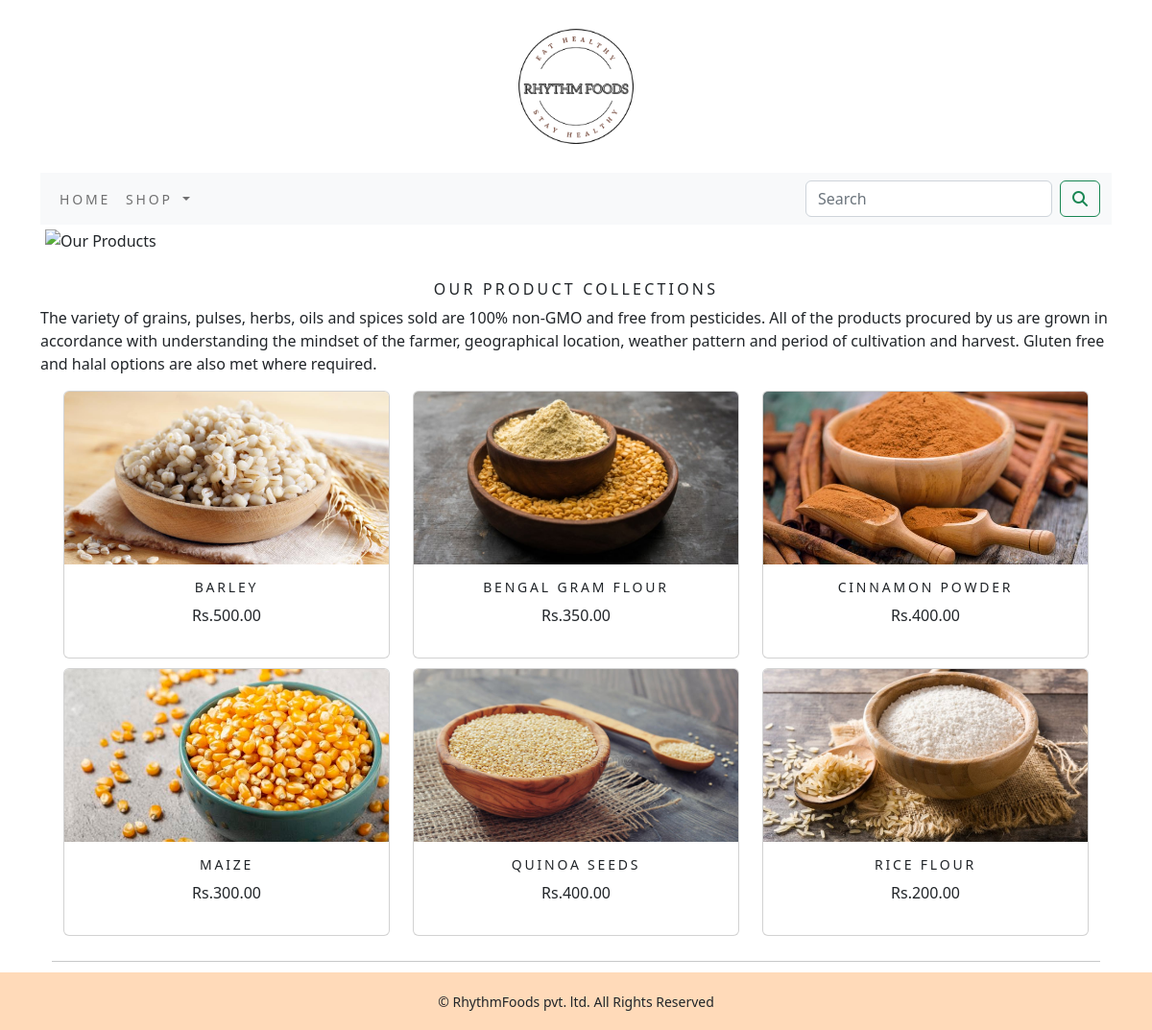
The app's page /shop/ with its own data.
### shop/models.py (models this page shows, shortened)
class Product(models.Model):
    name = models.CharField(max_length=250,unique=True)
    slug = models.SlugField(max_length=250,unique=True)
    description = models.TextField(blank=True)
    price = models.DecimalField(max_digits=10,decimal_places=2)
    category = models.ForeignKey(Category,on_delete=models.CASCADE)
    image = models.ImageField(upload_to='product',blank=True)
    stock = models.IntegerField()
    available = models.BooleanField(default=True)
    created = models.DateTimeField(auto_now_add=True)
    updated = models.DateTimeField(auto_now=True)
    def get_url(self):
        return reverse('shop:prodCatdetail',args=[self.category.slug,self.slug])
    class Meta:
        ordering = ('name',)
        verbose_name = 'product'
        verbose_name_plural = 'products'

### shop/views.py (the view)
# urls.py: path('',views.allProdCat,name='allProdCat'),
def allProdCat(request,c_slug=None):
    c_page=None
    products_list=None
    if c_slug!=None:
        c_page=get_object_or_404(Category,slug=c_slug)
        products_list=Product.objects.all().filter(category=c_page,available=True)
    else:
        products_list=Product.objects.all().filter(available=True)
    paginator=Paginator(products_list,6)
    try:
        page=int(request.GET.get('page','1'))
    except:
        page=1
    try:
        products=paginator.page(page)
    except (EmptyPage,InvalidPage):
        products=paginator.page(paginator.num_pages)
    return render(request,"category.html",{'category':c_page,'products':products})

### cart/context_processors.py (called while the page is built)
def counter(request):
    item_count=0
    if 'admin' in request.path:
        return {}
    else:
        try:
            cart=Cart.objects.filter(cart_id=_cart_id(request))
            car_items=CartItem.objects.all().filter(cart=cart[:1])
            for cart_item in car_items:
                item_count += cart_item.quantity
        except Cart.DoesNotExist:
            item_count =0
    return dict(item_count=item_count)

### cart/views.py (called while the page is built)
def _cart_id(request):
    cart=request.session.session_key
    if not cart:
        cart=request.session.create()
    return cart

### shop/context_processors.py (called while the page is built)
def menu_links(request):
    links=Category.objects.all()
    return dict(links=links)

### shop/models.py (called while the page is built)
    def get_url(self):
        return reverse('shop:products_by_category',args=[self.slug])

### templates/category.html (shortened to what this page needs)
{% extends 'base.html' %}
{% load static %}
{% block content %}
<div class="mx-auto">
    {% if category %}
        <img class="my_image" src="{{category.image.url}}" alt="{{category.name}}" height="520px" width="850px">
</div>
    <br>
        <div>
            <h1 class="text-center my_title">{{category.name}}</h1>
            <p class="text-justify">{{category.description}}</p>
        </div>
    {% else %}
<div>
    <img class="my_image my_image_padding" src="{% static 'img/banner4.png' %}" alt="Our Products" width="1295px">
</div>
<br>
<div>
    <h1 class="text-center my_title"> Our Product Collections</h1>
    <p class="text-justify">The variety of grains, pulses, herbs, oils and spices sold are 100% non-GMO and free from pesticides. All of the products procured by us are grown in accordance with understanding the mindset of the farmer, geographical location, weather pattern and period of cultivation and harvest. Gluten free and halal options are also met where required.</p>
</div>
    {% endif %}
<div class="container">
    <div class="row mx-auto">
        {% for product in products.object_list %}
        <div class="my_bottom_margin col-9 col-sm-12 col-md-4 col-lg-4">
            <div class="card text-center" style="min-width:18rem;">
                <a href="{{product.get_url}}"><img class="card-img-top my_image" src="{{product.image.url}}" alt="{{product.name}}" height="180px" width="210px"></a>
                <div class="card-body">
                    <h4>{{product.name}}</h4>
                    <p>Rs.{{product.price}}</p>
                </div>
            </div>
        </div>
        {% endfor %}
    </div>
    <div class="mx-auto">
        {% if products.paginator.num_pages > 1 %}
        <hr>
        <div class="text-center">
            {% for pg in products.paginator.page_range %}
            <a href="?page={{pg}}" class="btn btn-light btn-sm {% if products.number == pg %} active {% endif %}">{{pg}}</a>
            {% endfor %}
        </div>
        {% endif %}
    </div>
    <br>
</div>
{% endblock %}

### templates/base.html (shortened to what this page needs)
{% load static %}
<!DOCTYPE html>
<html lang="en">
<head>
    <link rel="stylesheet" href="{% static 'css/custom.css' %}">
    <link href="{% static 'css/bootstrap.min.css' %}" rel="stylesheet">
</head>
<body>
<div class="container">
    {% include 'header.html' %}
    {% include 'nav.html' %}
    {% block content %}
    {% endblock %}
</div>
{% include 'footer.html' %}
</body>
</html>

### templates/header.html
{% load static %}
<header>
    <center>
       <a href="{% url 'shop:allProdCat' %}"></a> <img src="{% static 'img/logo1.png' %}" alt="logoimage" height="180px" width="180px">
    </center>
</header>

### templates/nav.html (shortened to what this page needs)
<nav class="navbar navbar-expand-lg bg-light">
  <div class="container-fluid">
    <div class="collapse navbar-collapse" id="navbarSupportedContent">
      <ul class="navbar-nav me-auto mb-2 mb-lg-0">
        <li class="nav-item">
          <a class="nav-link" href="#">Home</a>
        </li>
        <li class="nav-item dropdown {% if 'shop' in request.path %} active {% endif %}">
          <a class="nav-link dropdown-toggle" href="#" role="button" data-bs-toggle="dropdown" aria-expanded="false">
            Shop
          </a>
        </li>
      </ul>
      <form class="d-flex" action="{% url 'search_app:SearchResult' %}" method="get">
        <input class="form-control me-2" type="search" placeholder="Search" name="q" aria-label="Search">
        <button class="btn btn-outline-success" type="submit"><i class="fa fa-search"></i></button>
      </form>
    </div>
  </div>
</nav>

### templates/footer.html
<div class="footer fixed-bottom my_footer">
  <p class="text-center">&copy; RhythmFoods pvt. ltd. All Rights Reserved</p>
</div>

### static/css/custom.css (style rules this page uses)
body { font-family: 'Roboto', sans-serif; }
.nav-item { letter-spacing : .2em; font-size :14px; text-transform :uppercase; }
.my_footer { background-color: #FFDAB9; height: 60px; }
.my_footer p { padding-top: 20px; font-size: 14px; }
.my_image { width:100%; height:auto; }
.my_title { font-size: 16px; text-transform: uppercase; letter-spacing: .2em; }
.my_image_padding { padding: 5px; }
.my_bottom_margin { margin-bottom: 10px; }
.card-body h4 { font-size: 14px; text-transform: uppercase; letter-spacing: .2em; }
.card-img-top { width: 100%; height: 180px; object-fit: cover; }

### records on screen
Product: image (picture), name "BARLEY", price "500.00"
Product: image (picture), name "BENGAL GRAM FLOUR", price "350.00"
Product: image (picture), name "CINNAMON POWDER", price "400.00"
Product: image (picture), name "MAIZE", price "300.00"
Product: image (picture), name "QUINOA SEEDS", price "400.00"
Product: image (picture), name "RICE FLOUR", price "200.00"
